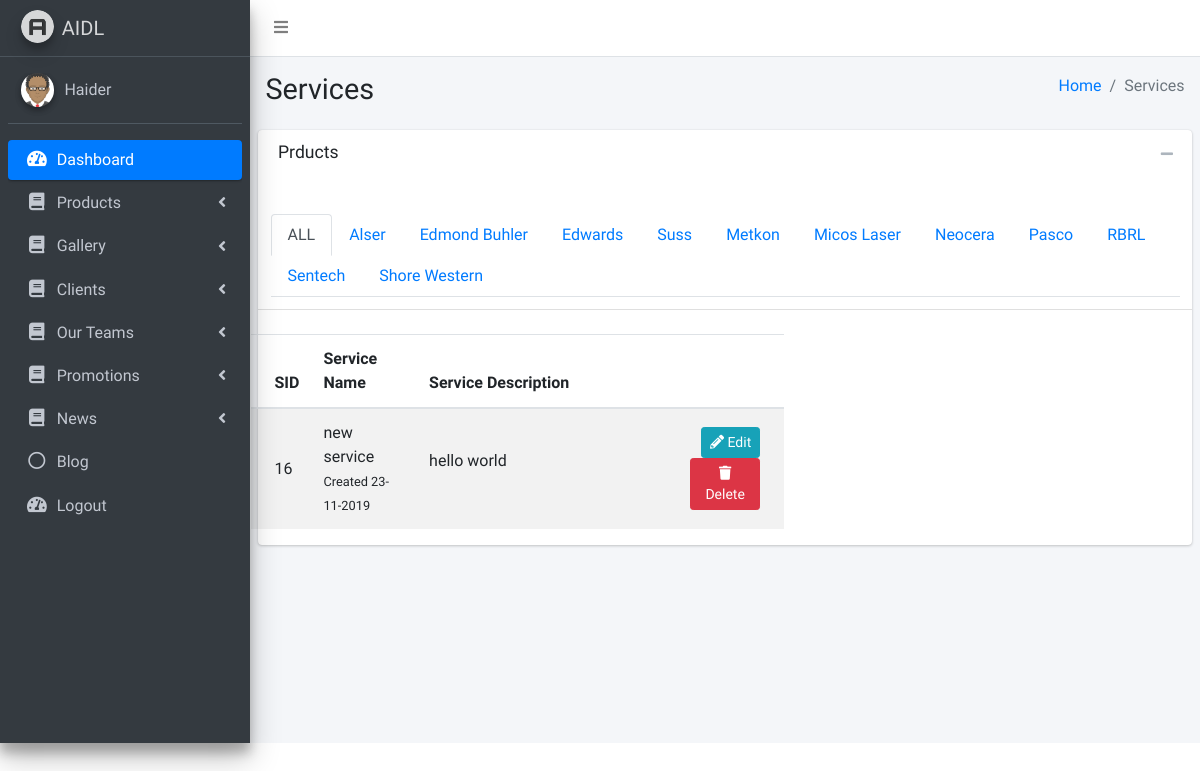
Page /services.php on the earlier database version.
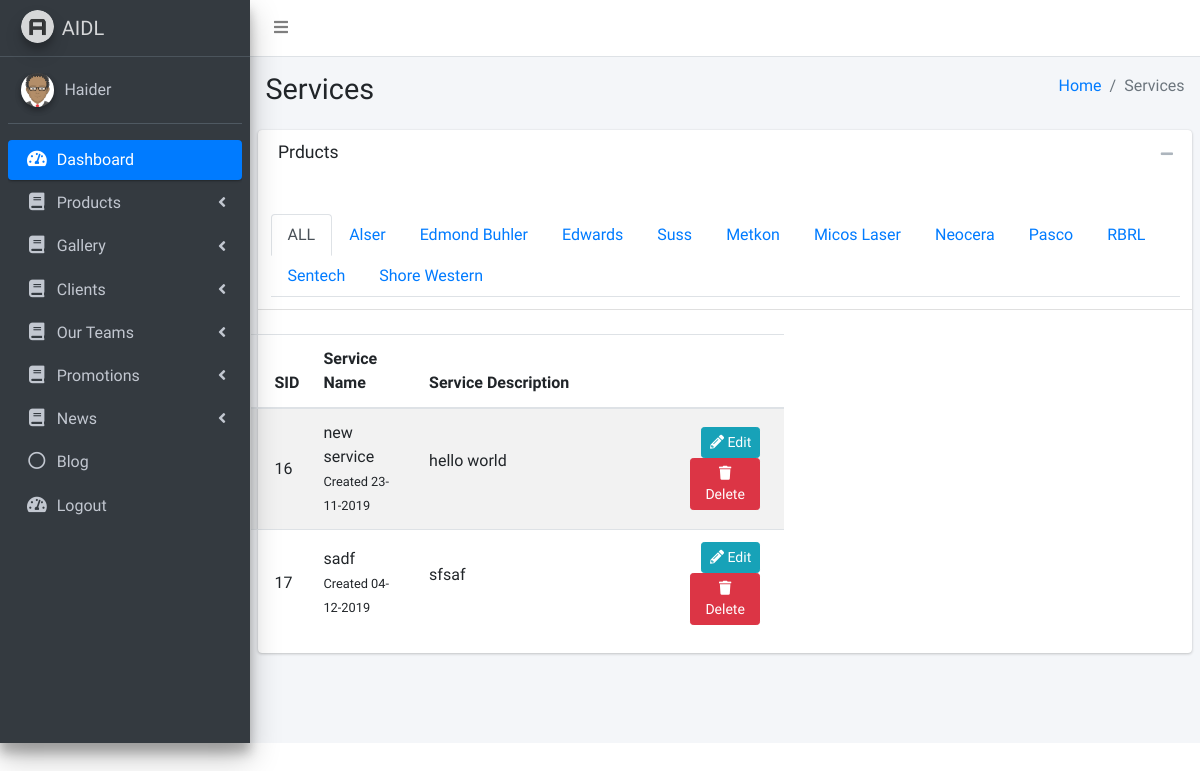
Same page on the later database version.
### tables this page shows
CREATE TABLE `add_service` (
  `sid` int(11) NOT NULL,
  `sname` varchar(255) NOT NULL,
  `sdescription` varchar(2000) NOT NULL,
  `dateposted` varchar(50) NOT NULL
);

### services.php (the view, shortened to what the changed rows need)
<?php require_once('../../config/db.php');
$sql = "SELECT * FROM add_service";
?>
<!DOCTYPE html>
<html>
<head>
    <link rel="stylesheet" href="../../plugins/fontawesome-free/css/all.min.css">
    <link rel="stylesheet" href="../../plugins/ekko-lightbox/ekko-lightbox.css">
    <link rel="stylesheet" href="https://code.ionicframework.com/ionicons/2.0.1/css/ionicons.min.css">
    <link rel="stylesheet" href="../../dist/css/adminlte.min.css">
    <link rel="stylesheet" href="../services.css">
</head>
<body class="hold-transition sidebar-mini">
    <div class="wrapper">
        <div class="content-wrapper">
            <section class="content-header">
                <div class="container-fluid">
                    <div class="row mb-2">
                        <div class="col-sm-6">
                            <h1>Services</h1>
                        </div>
                    </div>
                </div>
            </section>
            <section class="content">
                <div class="card">
                    <div class="card-body p-0">
                        <div class="row">
                            <div class="tab-content">
                                <div id="allimg" class="tab-pane active"><br>
                                    <?php
                                        if ($result = mysqli_query($link, $sql)) {
                                          if (mysqli_num_rows($result) > 0) {
                                    ?>
                                    <table class="table table-striped projects">
                                        <thead>
                                            <tr>
                                                <th style="width: 1%">
                                                    SID
                                                </th>
                                                <th style="width: 20%">
                                                    Service Name
                                                </th>
                                                <th style="width: 50%">
                                                    Service Description
                                                </th>
                                                <th style="width: 20%">
                                                </th>
                                            </tr>
                                        </thead>
                                        <tbody>
                                            <?php while ($row = mysqli_fetch_array($result)) { ?>
                                            <tr>
                                                <td>
                                                    <?= $row['sid'] ?>
                                                </td>
                                                <td>
                                                    <a>
                                                        <?= $row['sname'] ?>
                                                    </a>
                                                    <br />
                                                    <small>
                                                        Created <?= $row['dateposted'] ?>
                                                    </small>
                                                </td>
                                                <td>
                                                    <p><?= $row['sdescription'] ?></p>
                                                </td>
                                                <td class="project-actions text-right">
                                                    <a class="btn btn-info btn-sm"
                                                        href="services_update.php?id=<?= $row['sid'] ?>">
                                                        <i class="fas fa-pencil-alt">
                                                        </i>
                                                        Edit
                                                    </a>
                                                    <a style="color: white;" class="btn btn-danger btn-sm"
                                                        class="delbutton" id="<?= $row['sid'] ?>" onclick="dlt(this)">
                                                        <i class="fas fa-trash">
                                                        </i>
                                                        Delete
                                                    </a>
                                                </td>
                                            </tr>
                                            <?php
                                                }
                                              } else {
                                                echo "No records matching your query were found.";
                                              }
                                            } else {
                                              echo "ERROR: Could not able to execute $sql. " . mysqli_error($link);
                                            }
                                            ?>
                                        </tbody>
                                    </table>
                                </div>
                            </div>
                        </div>
                    </div>
                </div>
            </section>
        </div>
    </div>
</body>
</html>

Differences in the rows shown:
added add_service: sid "17", sname "sadf", dateposted "04-12-2019", sdescription "sfsaf"
